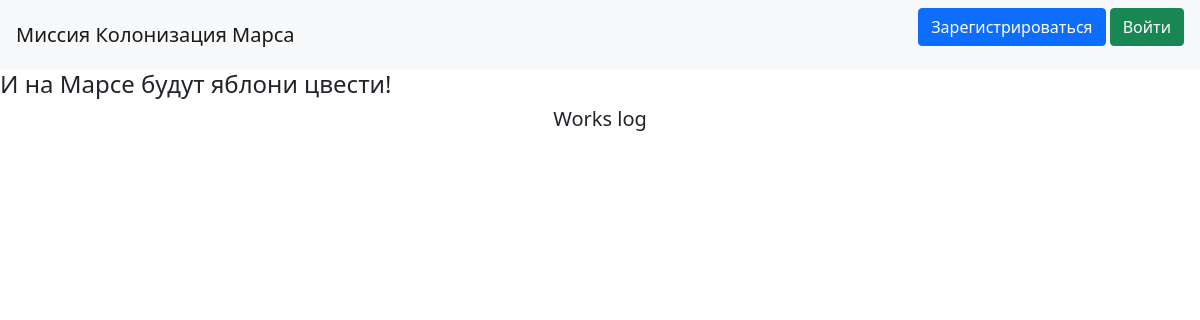
/, run on an earlier commit of the app's database.
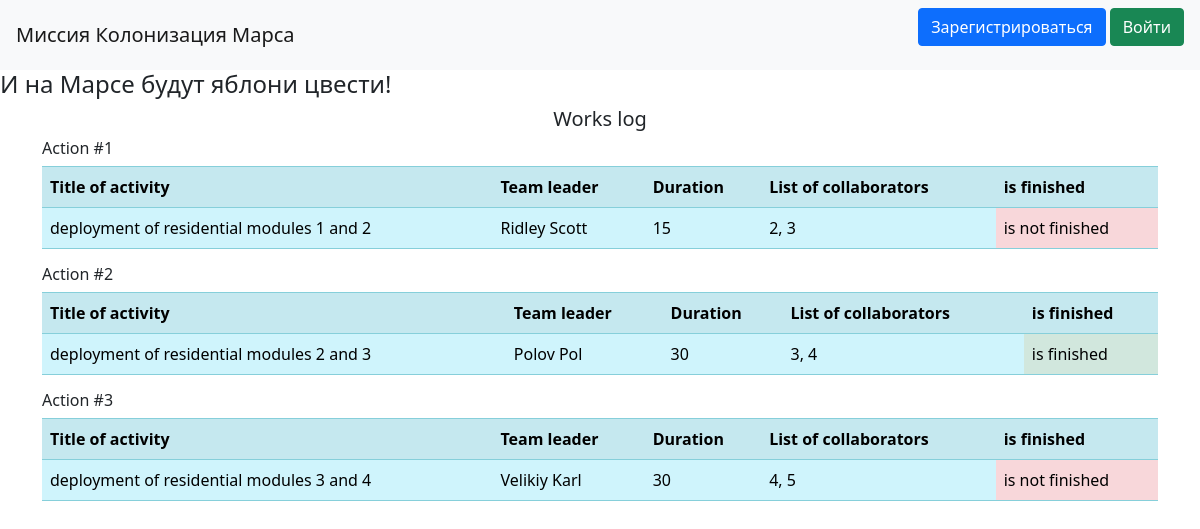
And on a later commit of the database.
### data/jobs.py (models this page shows)
class Jobs(SqlAlchemyBase, SerializerMixin, UserMixin):
    __tablename__ = 'jobs'
    id = sqlalchemy.Column(sqlalchemy.Integer,
                           primary_key=True, autoincrement=True)
    team_leader = sqlalchemy.Column(sqlalchemy.Integer, ForeignKey('users.id'), nullable=False)
    job = sqlalchemy.Column(sqlalchemy.Text, nullable=True)
    work_size = sqlalchemy.Column(sqlalchemy.Integer, nullable=False)
    collaborators = sqlalchemy.Column(sqlalchemy.String, nullable=True)
    start_date = sqlalchemy.Column(sqlalchemy.DateTime, default=datetime.datetime.now)
    end_date = sqlalchemy.Column(sqlalchemy.DateTime, nullable=True)
    is_finished = sqlalchemy.Column(sqlalchemy.Boolean, default=False)
    user = orm.relationship('User')

### data/users.py (models this page shows, shortened)
class User(SqlAlchemyBase, UserMixin, SerializerMixin):
    __tablename__ = 'users'
    id = sqlalchemy.Column(sqlalchemy.Integer,
                           primary_key=True, autoincrement=True)
    surname = sqlalchemy.Column(sqlalchemy.String, nullable=True)
    name = sqlalchemy.Column(sqlalchemy.String, nullable=True)
    age = sqlalchemy.Column(sqlalchemy.Integer, nullable=True)
    position = sqlalchemy.Column(sqlalchemy.String, nullable=True)
    speciality = sqlalchemy.Column(sqlalchemy.String, nullable=True)
    address = sqlalchemy.Column(sqlalchemy.String, nullable=True)
    email = sqlalchemy.Column(sqlalchemy.String,
                              index=True, unique=True, nullable=True)
    hashed_password = sqlalchemy.Column(sqlalchemy.String, nullable=True)
    modified_date = sqlalchemy.Column(sqlalchemy.DateTime,
                                      default=datetime.datetime.now)
    jobs = orm.relationship('Jobs', back_populates='user')

### main.py (the view)
    @app.route("/")
    def table():
        jobs = db_sess.query(Jobs).all()
        users = db_sess.query(User).all()
        users_dict = {user.id: (user.name, user.surname) for user in users}
        return render_template('table.html', jobs=jobs, users_dict=users_dict)

### templates/table.html (shortened to what this page needs)
{% extends "base.html" %}
{% block content %}
<h5 align="center">Works log</h5>
<div>
    {% for job in jobs %}
    <h6>Action #{{ job.id }}</h6>
    <table class="table table-info table-striped">
        <tr>
            <th>Title of activity</th>
            <th>Team leader</th>
            <th>Duration</th>
            <th>List of collaborators</th>
            <th>is finished</th>
        </tr>
        <tr>
            <td>{{ job.job }}</td>
            {% set team_leader = users_dict[job.team_leader] if job.team_leader in users_dict else (None, None) %}
            <td>{{ team_leader[0] if team_leader[0] else 'Error' }} {{ team_leader[1] if team_leader[1] else '' }}</td>
            <td>{{ job.work_size }}</td>
            <td>{{ job.collaborators }}</td>
            {% if job.is_finished %}
            <td class="table-success">is finished</td>
            {% else %}
            <td class="table-danger">is not finished</td>
            {% endif %}
        </tr>
    </table>
    {% endfor %}
</div>
{% endblock %}

What changed in the data, as far as the page shows it:
added Jobs: id "1", job "deployment of residential modules 1 and 2", work_size "15", collaborators "2, 3", is_finished "is not finished"
now on this page (row edited): User: name "Ridley", surname "Scott"
added Jobs: id "2", job "deployment of residential modules 2 and 3", work_size "30", collaborators "3, 4", is_finished "is finished"
now on this page (row edited): User: name "Polov", surname "Pol"
added Jobs: id "3", job "deployment of residential modules 3 and 4", work_size "30", collaborators "4, 5", is_finished "is not finished"
now on this page (row edited): User: name "Velikiy", surname "Karl"
